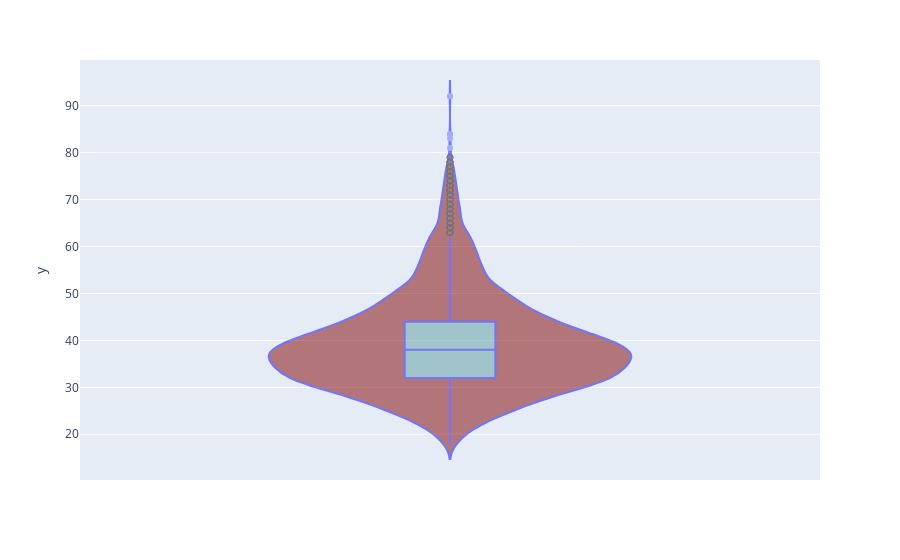

The notebook cell this image was saved under:
### Code cell
fig = px.violin(y = aplicaciones_df.Edad, box = True)
fig.update_traces(fillcolor = 'maroon',   # Color de fondo
                  line_color = 'blue',   # Color de borde
                  marker_line_outliercolor = 'black', # Color de borde de los atípicos
                  box_fillcolor = 'cadetblue', # Color del box plot
                  opacity = 0.5) 
fig.show()

### Figure 1 — Plotly figure (JSON) as saved in the notebook; plotly's stock layout.template omitted (floating-point values rounded to 4 significant figures; data arrays with more than 128 entries replaced by an {"elided": "..."} marker saying what was removed)
{"data": [{"alignmentgroup": "True", "box": {"fillcolor": "cadetblue", "visible": true}, "fillcolor": "maroon", "hovertemplate": "y=%{y}<extra></extra>", "legendgroup": "", "line": {"color": "blue"}, "marker": {"color": "#636efa", "line": {"outliercolor": "black"}}, "name": "", "offsetgroup": "", "opacity": 0.5, "orientation": "v", "scalegroup": "True", "showlegend": false, "type": "violin", "x0": " ", "xaxis": "x", "y": {"elided": "6383 int values"}, "y0": " ", "yaxis": "y"}], "layout": {"legend": {"tracegroupgap": 0}, "margin": {"t": 60}, "violinmode": "group", "xaxis": {"anchor": "y", "domain": [0, 1]}, "yaxis": {"anchor": "x", "domain": [0, 1], "title": {"text": "y"}}}}
